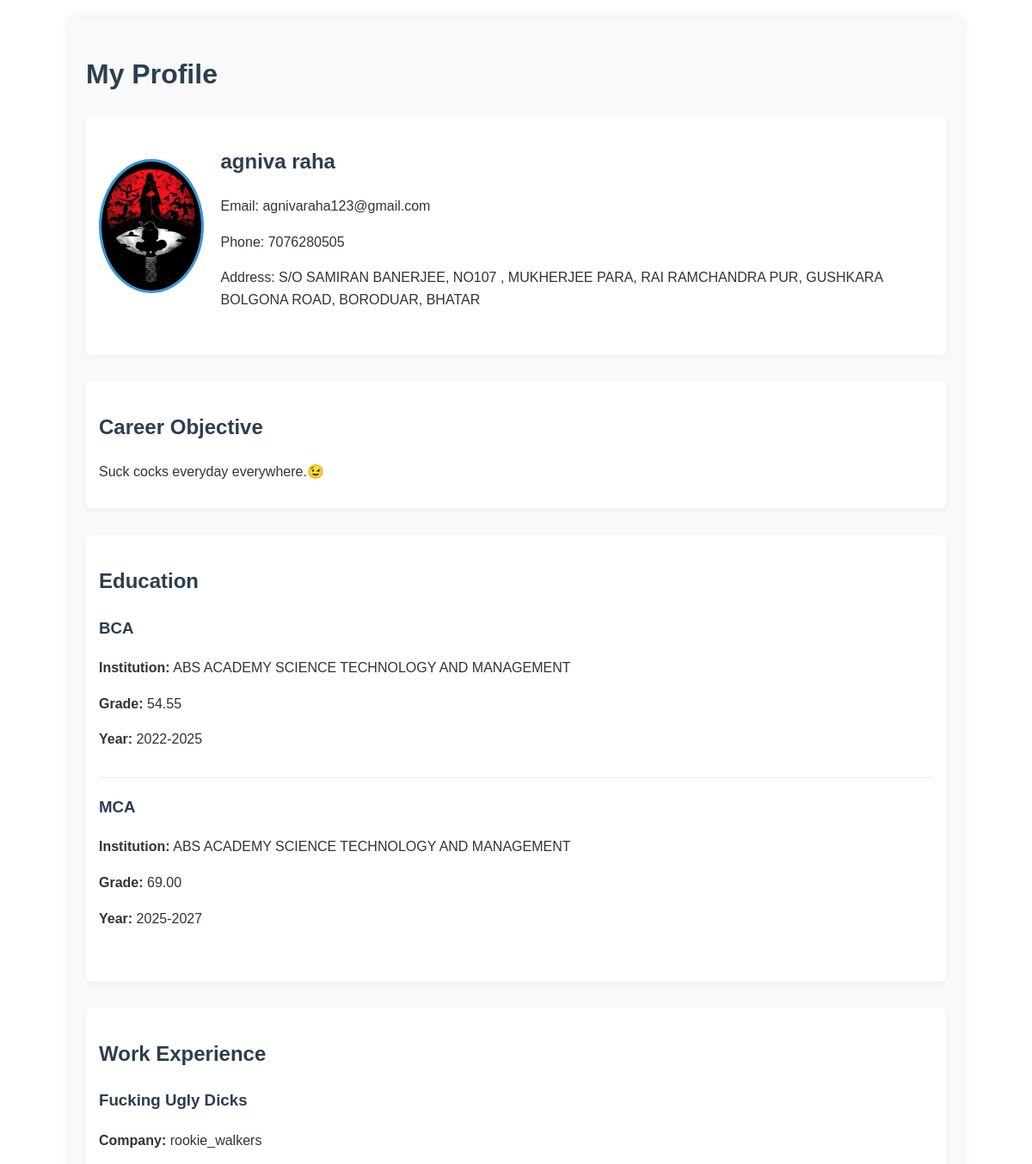
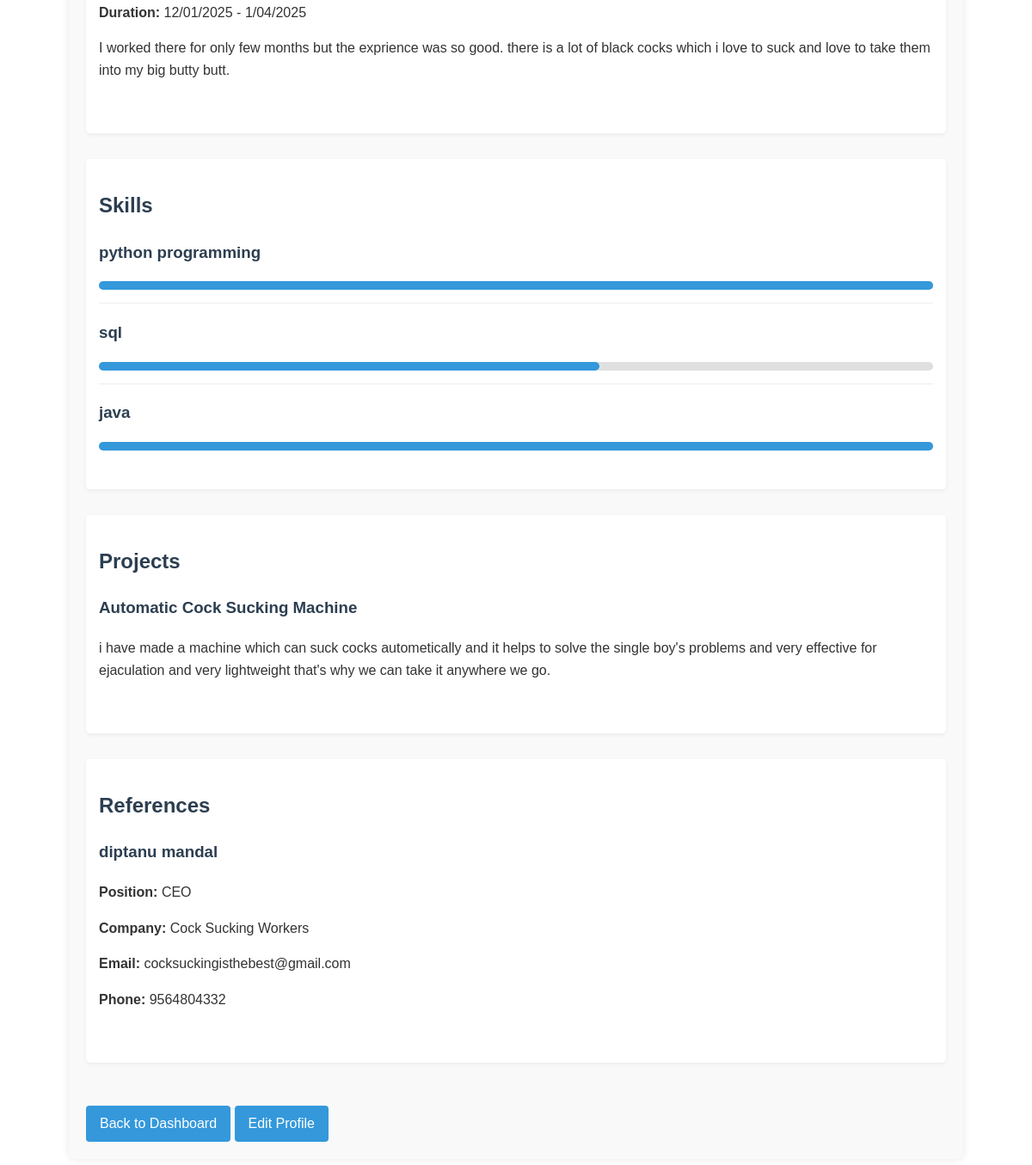
/my-profile (signed in), run on the app's committed database (2 pictures, top to bottom).
### app.py (models this page shows, shortened)
class User(db.Model):
    id = db.Column(db.Integer, primary_key=True)
    name = db.Column(db.String(100), nullable=False)
    email = db.Column(db.String(100), unique=True)
    password = db.Column(db.String(100))
    personal_details = db.relationship('PersonalDetails', backref='user', lazy=True, uselist=False)
    educations = db.relationship('Education', backref='user', lazy=True)
    experiences = db.relationship('Experience', backref='user', lazy=True)
    skills = db.relationship('Skill', backref='user', lazy=True)
    projects = db.relationship('Project', backref='user', lazy=True)
    objective = db.relationship('Objective', backref='user', lazy=True, uselist=False)
    references = db.relationship('Reference', backref='user', lazy=True)
    saved_templates = db.relationship('SavedTemplate', backref='user', lazy=True)

class PersonalDetails(db.Model):
    id = db.Column(db.Integer, primary_key=True)
    name = db.Column(db.String(100))
    address = db.Column(db.Text)
    email = db.Column(db.String(100))
    phone = db.Column(db.String(20))
    photo = db.Column(db.String(255))
    user_id = db.Column(db.Integer, db.ForeignKey('user.id'), nullable=False)

class Objective(db.Model):
    id = db.Column(db.Integer, primary_key=True)
    objective_text = db.Column(db.Text)
    user_id = db.Column(db.Integer, db.ForeignKey('user.id'), nullable=False)

class Education(db.Model):
    id = db.Column(db.Integer, primary_key=True)
    course = db.Column(db.String(100))
    school = db.Column(db.String(100))
    grade = db.Column(db.String(50))
    year = db.Column(db.String(20))
    user_id = db.Column(db.Integer, db.ForeignKey('user.id'), nullable=False)

class Experience(db.Model):
    id = db.Column(db.Integer, primary_key=True)
    company = db.Column(db.String(100))
    job_title = db.Column(db.String(100))
    start_date = db.Column(db.String(50))
    end_date = db.Column(db.String(50))
    details = db.Column(db.Text)
    user_id = db.Column(db.Integer, db.ForeignKey('user.id'), nullable=False)

class Skill(db.Model):
    id = db.Column(db.Integer, primary_key=True)
    skill_name = db.Column(db.String(100))
    skill_level = db.Column(db.Integer)
    user_id = db.Column(db.Integer, db.ForeignKey('user.id'), nullable=False)

class Project(db.Model):
    id = db.Column(db.Integer, primary_key=True)
    project_title = db.Column(db.String(100))
    project_description = db.Column(db.Text)
    user_id = db.Column(db.Integer, db.ForeignKey('user.id'), nullable=False)

class Reference(db.Model):
    id = db.Column(db.Integer, primary_key=True)
    referee_name = db.Column(db.String(100))
    referee_job = db.Column(db.String(100))
    referee_company = db.Column(db.String(100))
    referee_email = db.Column(db.String(100))
    referee_phone = db.Column(db.String(20))
    user_id = db.Column(db.Integer, db.ForeignKey('user.id'), nullable=False)

### app.py (the view)
@app.route('/my-profile')
def my_profile():
    if 'email' not in session:
        return redirect('/login')
    user = get_current_user()
    if not user:
        return redirect('/login')
    user_details = {
        "user": user,
        "personal": PersonalDetails.query.filter_by(user_id=user.id).first(),
        "education": Education.query.filter_by(user_id=user.id).all(),
        "experience": Experience.query.filter_by(user_id=user.id).all(),
        "skills": Skill.query.filter_by(user_id=user.id).all(),
        "projects": Project.query.filter_by(user_id=user.id).all(),
        "objective": Objective.query.filter_by(user_id=user.id).first(),
        "references": Reference.query.filter_by(user_id=user.id).all(),
    }
    return render_template('my_profile.html', user_data=user_details)

### app.py (called while the page is built)
def get_current_user():
    if 'email' in session:
        return User.query.filter_by(email=session['email']).first()
    return None

### templates/my_profile.html (shortened to what this page needs)
<!DOCTYPE html>
<html lang="en">
<head>
    <link rel = "stylesheet" href = "../static/css/my_profile.css">
</head>
<body>
    <div class="container">
        <h1>My Profile</h1>
        <div class="section">
            <div class="profile-header">
                {% if user_data.personal and user_data.personal.photo %}
                {% set photo_path = user_data.personal.photo.replace('\\', '/').split('�')[0] %}
                <img src="{{ url_for('static', filename=photo_path) }}" alt="Profile Photo" class="profile-photo">
                {% else %}
                <div class="profile-photo" style="background-color: #3498db; display: flex; align-items: center; justify-content: center; color: white; font-size: 48px;">
                    {{ user_data.user.name[0].upper() }}
                </div>
                {% endif %}
                <div class="profile-info">
                    <h2>{{ user_data.user.name }}</h2>
                    {% if user_data.personal %}
                        <p>Email: {{ user_data.personal.email or user_data.user.email }}</p>
                        {% if user_data.personal.phone %}
                            <p>Phone: {{ user_data.personal.phone }}</p>
                        {% endif %}
                        {% if user_data.personal.address %}
                            <p>Address: {{ user_data.personal.address }}</p>
                        {% endif %}
                    {% else %}
                        <p>Email: {{ user_data.user.email }}</p>
                        <p><em>No additional personal details provided</em></p>
                    {% endif %}
                </div>
            </div>
        </div>
        {% if user_data.objective %}
        <div class="section">
            <h2>Career Objective</h2>
            <p>{{ user_data.objective.objective_text }}</p>
        </div>
        {% endif %}
        {% if user_data.education %}
        <div class="section">
            <h2>Education</h2>
            {% for edu in user_data.education %}
            <div class="item">
                <h3>{{ edu.course }}</h3>
                <p><strong>Institution:</strong> {{ edu.school }}</p>
                <p><strong>Grade:</strong> {{ edu.grade }}</p>
                <p><strong>Year:</strong> {{ edu.year }}</p>
            </div>
            {% endfor %}
        </div>
        {% endif %}
        {% if user_data.experience %}
        <div class="section">
            <h2>Work Experience</h2>
            {% for exp in user_data.experience %}
            <div class="item">
                <h3>{{ exp.job_title }}</h3>
                <p><strong>Company:</strong> {{ exp.company }}</p>
                <p><strong>Duration:</strong> {{ exp.start_date }} - {{ exp.end_date }}</p>
                <p>{{ exp.details }}</p>
            </div>
            {% endfor %}
        </div>
        {% endif %}
        {% if user_data.skills %}
        <div class="section">
            <h2>Skills</h2>
            {% for skill in user_data.skills %}
            <div class="item">
                <h3>{{ skill.skill_name }}</h3>
                <div class="skill-bar">
                    <div class="skill-level" style="width: {{ skill.skill_level * 20 }}%;"></div>
                </div>
            </div>
            {% endfor %}
        </div>
        {% endif %}
        {% if user_data.projects %}
        <div class="section">
            <h2>Projects</h2>
            {% for project in user_data.projects %}
            <div class="item">
                <h3>{{ project.project_title }}</h3>
                <p>{{ project.project_description }}</p>
            </div>
            {% endfor %}
        </div>
        {% endif %}
        {% if user_data.references %}
        <div class="section">
            <h2>References</h2>
            {% for ref in user_data.references %}
            <div class="item">
                <h3>{{ ref.referee_name }}</h3>
                <p><strong>Position:</strong> {{ ref.referee_job }}</p>
                <p><strong>Company:</strong> {{ ref.referee_company }}</p>
                <p><strong>Email:</strong> {{ ref.referee_email }}</p>
                <p><strong>Phone:</strong> {{ ref.referee_phone }}</p>
            </div>
            {% endfor %}
        </div>
        {% endif %}
        <a href="/dashboard" class="btn">Back to Dashboard</a>
        <a href="/info_gathering" class="btn">Edit Profile</a>
    </div>
</body>
</html>

### static/css/my_profile.css (style rules this page uses)
body { font-family: Arial, sans-serif; line-height: 1.6; margin: 0; padding: 20px; color: #333; }
.container { max-width: 1000px; margin: 0 auto; padding: 20px; background-color: #f9f9f9; border-radius: 8px; box-shadow: 0 0 10px rgba(0,0,0,0.1); }
h1, h2, h3 { color: #2c3e50; }
.section { margin-bottom: 30px; padding: 15px; background-color: white; border-radius: 5px; box-shadow: 0 2px 5px rgba(0,0,0,0.05); }
.profile-header { display: flex; align-items: center; margin-bottom: 20px; }
.profile-photo { width: 150px; height: 150px; border-radius: 50%; object-fit: cover; margin-right: 20px; border: 3px solid #3498db; }
.profile-info { flex-grow: 1; }
.item { margin-bottom: 15px; padding-bottom: 15px; border-bottom: 1px solid #eee; }
.item:last-child { border-bottom: none; }
.skill-bar { height: 10px; background-color: #e0e0e0; border-radius: 5px; margin-top: 5px; }
.skill-level { height: 100%; background-color: #3498db; border-radius: 5px; }
.btn { display: inline-block; padding: 8px 16px; background-color: #3498db; color: white; text-decoration: none; border-radius: 4px; margin-top: 20px; }

### data on the page
User: user.name "agniva raha"
PersonalDetails: personal "agnivaraha123@gmail.com", personal.phone "7076280505", personal.address "S/O SAMIRAN BANERJEE, NO107 , MUKHERJEE PARA, RAI RAMCHANDRA PUR, GUSHKARA BOLGONA ROAD, BORODUAR, BHATAR"
Objective: objective.objective_text "Suck cocks everyday everywhere.😉"
Education: course "BCA", school "ABS ACADEMY SCIENCE TECHNOLOGY AND MANAGEMENT", grade "54.55", year "2022-2025"
Education: course "MCA", school "ABS ACADEMY SCIENCE TECHNOLOGY AND MANAGEMENT", grade "69.00", year "2025-2027"
Experience: job_title "Fucking Ugly Dicks", company "rookie_walkers", start_date "12/01/2025", end_date "1/04/2025", details "I worked there for only few months but the exprience was so good. there is a lot of black cocks which i love to suck and love to take them into my big butty butt."
Skill: skill_name "python programming", skill_level 5 (drawn)
Skill: skill_name "sql", skill_level 3 (drawn)
Skill: skill_name "java", skill_level 5 (drawn)
Project: project_title "Automatic Cock Sucking Machine", project_description "i have made a machine which can suck cocks autometically and it helps to solve the single boy's problems and very effective for ejaculation and very lightweight that's why we can take it anywhere we go."
Reference: referee_name "diptanu mandal", referee_job "CEO", referee_company "Cock Sucking Workers", referee_email "cocksuckingisthebest@gmail.com", referee_phone "9564804332"
